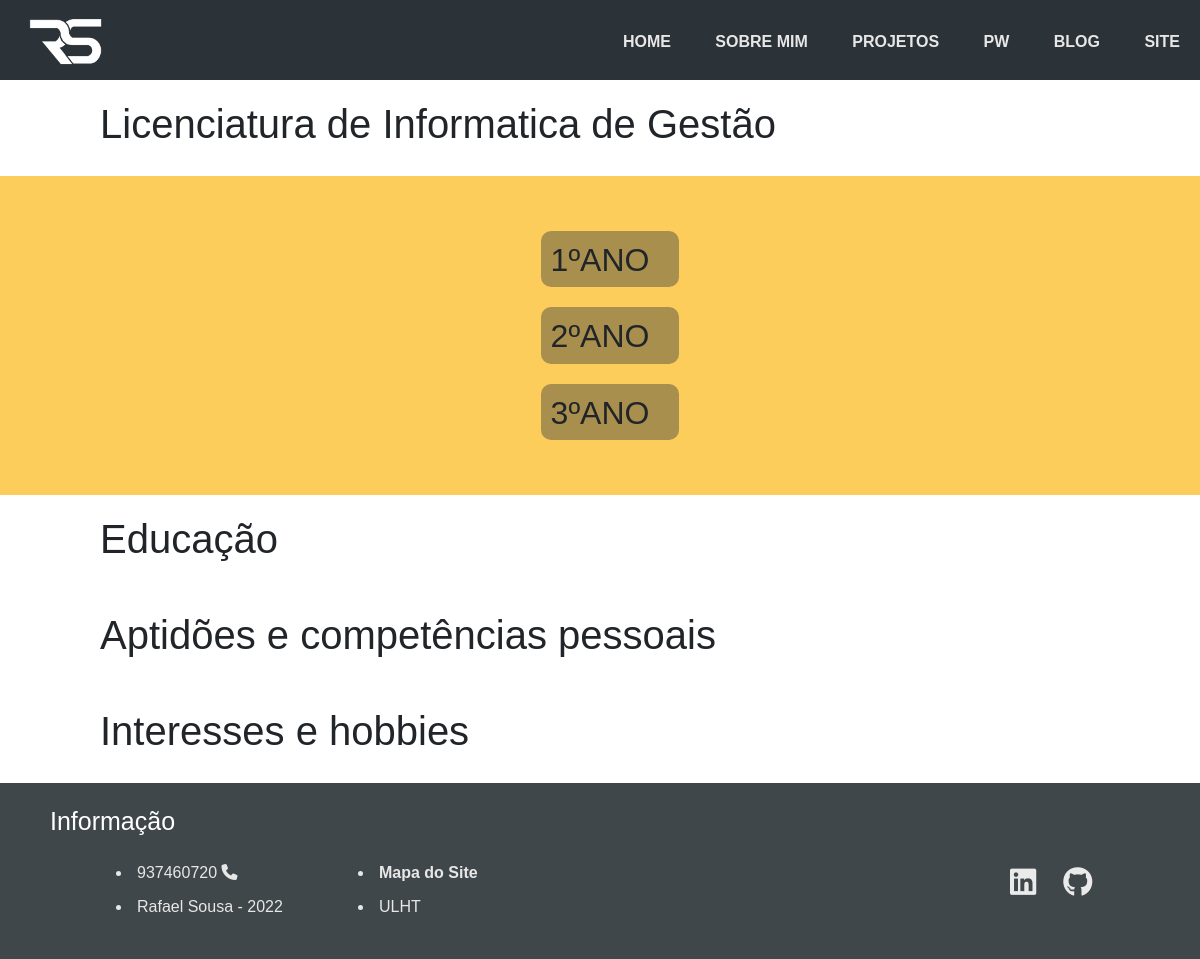
Page /apresentacao on the earlier database version.
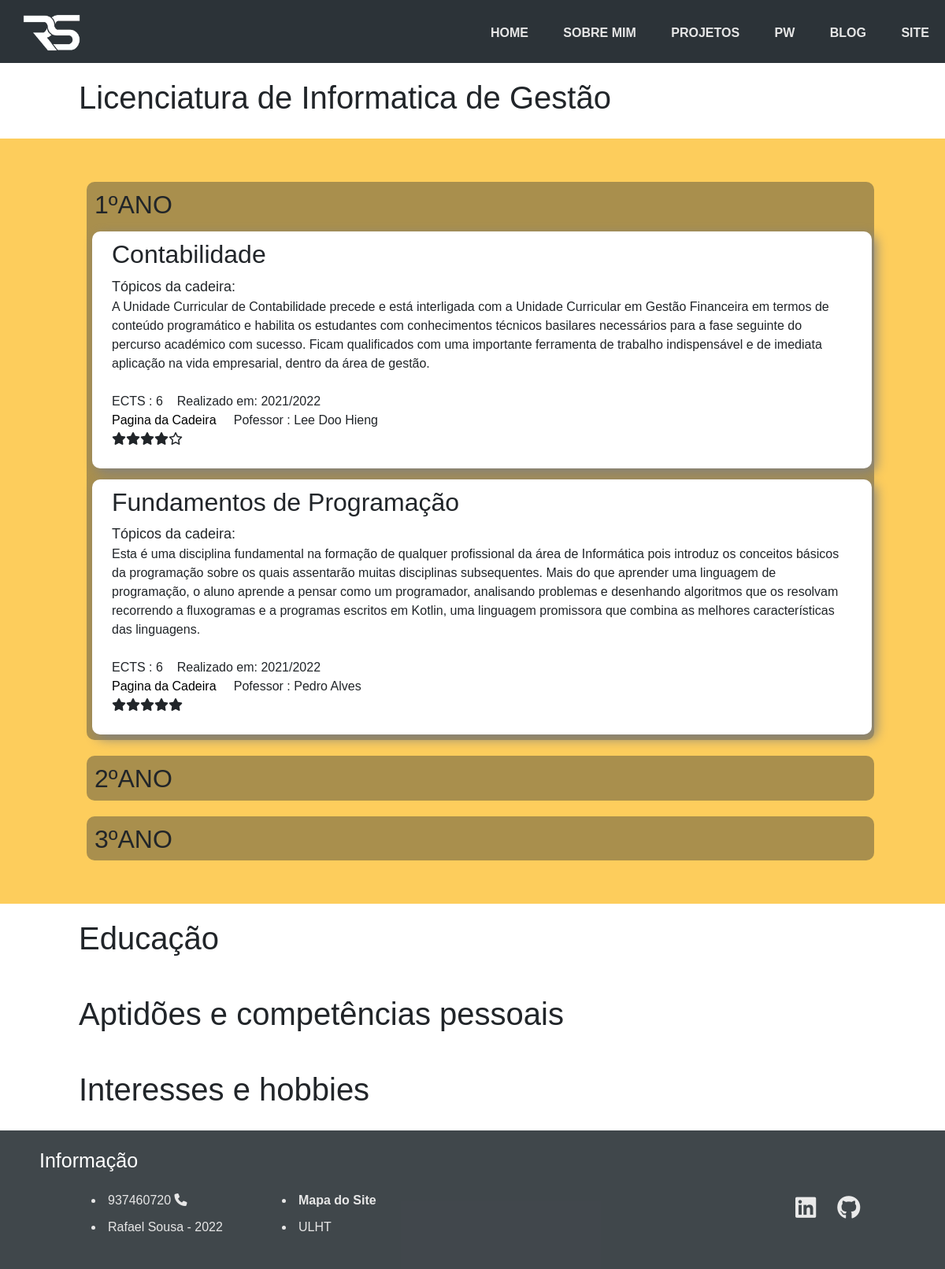
Same page on the later database version.
### portfolio/models.py (models this page shows, shortened)
class Cadeira(models.Model):
    nome = models.CharField(max_length=45)
    realizacao = models.CharField(max_length=9)
    topicos = models.CharField(max_length=500)
    pagCadeira = models.CharField(max_length=200)
    pofessor = models.CharField(max_length=25)
    ects = models.IntegerField()
    classicicacao = models.IntegerField()
    ano = models.IntegerField(default=0)

### portfolio/views.py (the view)
# urls.py: path('apresentacao', views.apresentacao_page_view, name='apresentacao'),
def apresentacao_page_view(request):
    context = {'cadeiras': Cadeira.objects.all()}
    return render(request, 'portfolio/apresentacao.html', context)

### portfolio/templates/portfolio/apresentacao.html (shortened to what this page needs)
{% extends 'portfolio/layout.html' %}
{% block main %}
	<h1 class="titulo">Licenciatura de Informatica de Gestão</h1>
    <div class="contentor">
        <div class="cadeiras">
            <div class="ano1">
                <h2 class="ano">1ºANO</h2>
                {% for cadeira in cadeiras %}
                    {% if cadeira.ano == 1 %}
                        <div class="cadeira">
                            <h2>{{ cadeira.nome }}</h2>
                            <p class="topicos"><p1 style="font-size: 18px;">Tópicos da cadeira: </p1> <br>{{ cadeira.topicos }}</p> <br>
                            <p>ECTS : {{ cadeira.ects }} &nbsp;&nbsp; Realizado em: {{ cadeira.realizacao }}</p>
                            <p> <a href="{{ cadeira.pagCadeira }}" >Pagina da Cadeira</a> &nbsp;&nbsp;&nbsp; Pofessor : {{ cadeira.pofessor }}</p>
                            <p>
                        {% if cadeira.classicicacao == 0 %}
                            <i class="fa-regular fa-star"></i><i class="fa-regular fa-star"></i><i class="fa-regular fa-star"></i><i class="fa-regular fa-star"></i><i class="fa-regular fa-star"></i>
                        {% elif cadeira.classicicacao == 1 %}
                            <i class="fa-solid fa-star"></i><i class="fa-regular fa-star"></i><i class="fa-regular fa-star"></i><i class="fa-regular fa-star"></i><i class="fa-regular fa-star"></i>
                        {% elif cadeira.classicicacao == 2 %}
                            <i class="fa-solid fa-star"></i><i class="fa-solid fa-star"></i><i class="fa-regular fa-star"></i><i class="fa-regular fa-star"></i><i class="fa-regular fa-star"></i>
                        {% elif cadeira.classicicacao == 3 %}
                            <i class="fa-solid fa-star"></i><i class="fa-solid fa-star"></i><i class="fa-solid fa-star"></i><i class="fa-regular fa-star"></i><i class="fa-regular fa-star"></i>
                        {% elif cadeira.classicicacao == 4 %}
                            <i class="fa-solid fa-star"></i><i class="fa-solid fa-star"></i><i class="fa-solid fa-star"></i><i class="fa-solid fa-star"></i><i class="fa-regular fa-star"></i>
                        {% else %}
                            <i class="fa-solid fa-star"></i><i class="fa-solid fa-star"></i><i class="fa-solid fa-star"></i><i class="fa-solid fa-star"></i><i class="fa-solid fa-star"></i>
                        {% endif %}
                    </p>
                        </div>
                    {% endif %}
                {% endfor %}
            </div>
            <div class="ano2">
                <h2 class="ano">2ºANO</h2>
            </div>
            <div class="ano3">
                <h2 class="ano">3ºANO</h2>
            </div>
        </div>
    </div>
    <h1 class="titulo">Educação</h1>
    <h1 class="titulo">Aptidões e competências pessoais</h1>
    <h1 class="titulo">Interesses e hobbies</h1>
{% endblock %}

Differences in the rows shown:
added Cadeira: nome "Contabilidade", topicos "A Unidade Curricular de Contabilidade precede e está interligada com a Unidade Curricular em Gestão Financeira em termos de conteúdo programático e habilita os estudantes com conhecimentos técnicos basilares necessários para a fase seguinte do percurso académico com sucesso. Ficam qualificados com uma importante ferramenta de trabalho indispensável e de imediata aplicação na vida empresarial, dentro da área de gestão.", ects "6", realizacao "2021/2022", pofessor "Lee Doo Hieng", classicicacao 4 (drawn)
added Cadeira: nome "Fundamentos de Programação", topicos "Esta é uma disciplina fundamental na formação de qualquer profissional da área de Informática pois introduz os conceitos básicos da programação sobre os quais assentarão muitas disciplinas subsequentes. Mais do que aprender uma linguagem de programação, o aluno aprende a pensar como um programador, analisando problemas e desenhando algoritmos que os resolvam recorrendo a fluxogramas e a programas escritos em Kotlin, uma linguagem promissora que combina as melhores características das linguagens.", ects "6", realizacao "2021/2022", pofessor "Pedro Alves", classicicacao 5 (drawn)
